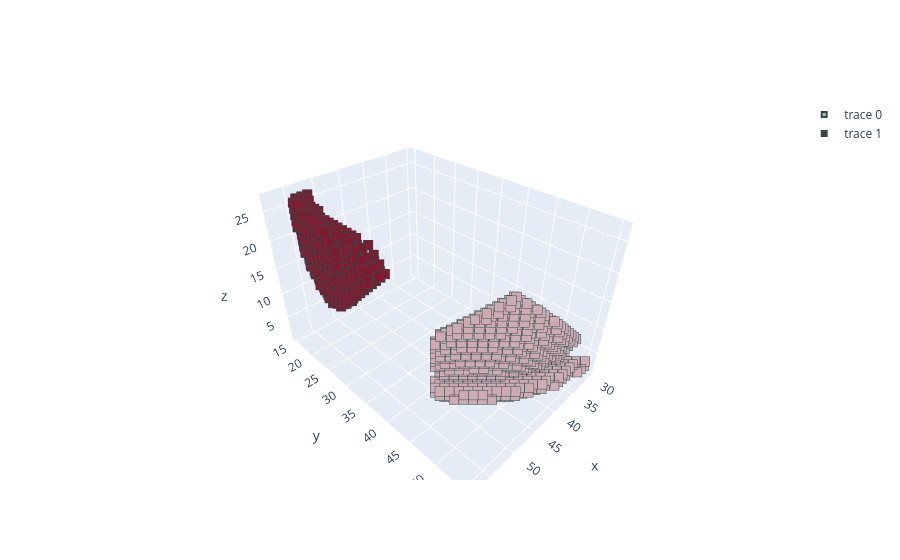

Notebook code cell kept with this figure:
### Code cell
import visualize
import numpy as np

import importlib
importlib.reload(visualize)

path1 = "../data/test/8/PO_023-n011-t1649439961.vox"
path2 = "../data/test/1/TU_110_3-n008-t1649440165.vox"

vox1 = visualize.__read_vox_frag__(path1,6)
vox2 = visualize.__read_vox_frag__(path1,7)
# vox2 = visualize.__read_vox__(path2)
# vox_frag = visualize.__read_vox_frag__(path1,4)

visualize.plot_join(vox1,vox2,"result.png")
# visualize.plot(vox,"result.png")
# np.set_printoptions(threshold=np.inf)
# print(vox.shape)
# print(vox_frag.shape)

# import sys

# with open("output.txt",'w') as f:
#     print(vox, file=f)

### Figure 1 — Plotly figure (JSON) as saved in the notebook; plotly's stock layout.template omitted (floating-point values rounded to 4 significant figures; data arrays with more than 128 entries replaced by an {"elided": "..."} marker saying what was removed)
{"data": [{"marker": {"color": "#ceabb2", "line": {"color": "DarkSlateGrey", "width": 2}, "size": 5, "symbol": "square"}, "mode": "markers", "type": "scatter3d", "x": {"elided": "1126 int values"}, "y": {"elided": "1126 int values"}, "z": {"elided": "1126 int values"}}, {"marker": {"color": "#7e1b2f", "line": {"color": "DarkSlateGrey", "width": 2}, "size": 5, "symbol": "square"}, "mode": "markers", "type": "scatter3d", "x": {"elided": "801 int values"}, "y": {"elided": "801 int values"}, "z": {"elided": "801 int values"}}], "layout": {}}
